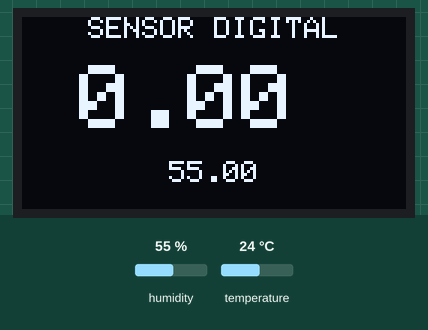
This sketch was run on a simulated ESP32. Parts: 128×64 one-colour display. The test bench sets the inputs (shaded band); at power-on: humidity 55 %, temperature 24 °C. The display library's start-up logo is not drawn; what the sketch prints to the serial monitor is not drawn.

Above: at 3.2 s.
3.3 s: humidity set to 22 %
At 4.9 s:
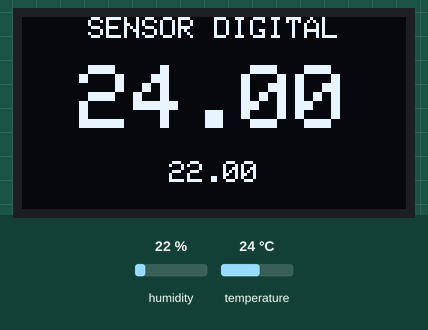
6.1 s: temperature set to 12 °C
At 7.6 s:
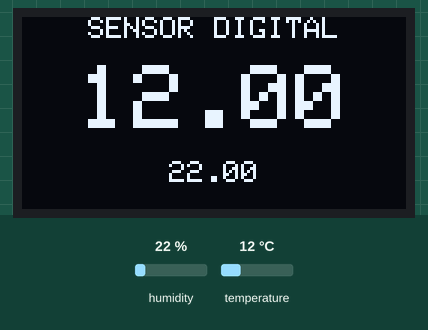
8.8 s: humidity set to 40 %
At 9.9 s:
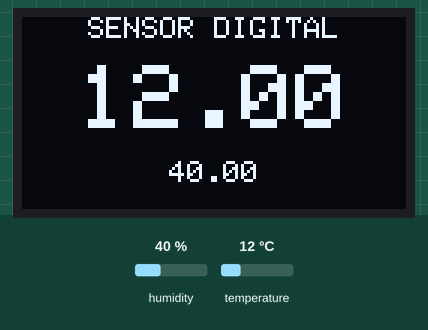
11.1 s: temperature set to 19 °C
At 12.6 s:
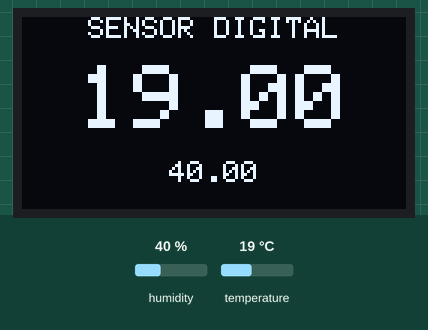
Timing chart, 0 to 14.1 s (numbered marks = the images above; inputs shaded):
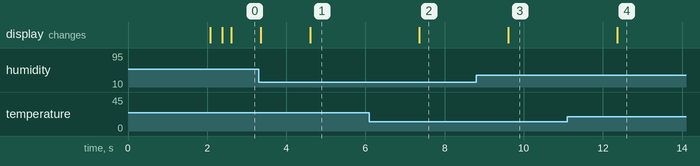

Measured:
- after the input at 3.3 s, the display: first differs from a run without the input after 1.3 s (image 1)
- after the input at 6.1 s, the display: changes after 1.3 s (image 2)
- after the input at 8.8 s, the display: changes after 0.81 s (image 3)
- after the input at 11.1 s, the display: changes after 1.3 s (image 4)

The sketch:

ssd1306_con_DHT22.ino
```cpp
/**************************************************************************
 Este ejemplo fué desarrollado para comprender
 la implementación de dos hardware direrentes:
 el sensor DHT22 y la pantalla oled SSD1306
 **************************************************************************/

// Bibliotecas necesarias para la pantalla
#include <SPI.h>
#include <Wire.h>
#include <Adafruit_GFX.h>
#include <Adafruit_SSD1306.h>

// Bibliotecas necesarias para el sensor DHT22
#include <Adafruit_Sensor.h>
#include <DHT.h>
#include <DHT_U.h>

// Declaraciones necesarias para la pantalla
#define SCREEN_WIDTH 128 // OLED display width, in pixels
#define SCREEN_HEIGHT 64 // OLED display height, in pixels

#define OLED_DC     21  // Número de PIN donde se conecta la terminal DC de la pantalla
#define OLED_CS     22  // Número de PIN donde se conecta la terminal CS de la pantalla
#define OLED_RESET  4   // Número de PIN donde se conecta la terminal RST de la pantalla


// Declaraciones necesarias para el sensor DHT22
#define DHTPIN 32     // Digital pin connected to the DHT sensor

#define DHTTYPE    DHT22     // DHT 22 (AM2302)

/*
 * Los constructores son los accesos a las funciones contenidas
 * en las bibliotecas. Para poder ver las funciones contenidas
 * en las bibliotecas es necesario ver el *.h de la biblioteca
 * correspondiente
 */
// Constructor para la pantalla
Adafruit_SSD1306 display(SCREEN_WIDTH, SCREEN_HEIGHT,
  &SPI, OLED_DC, OLED_RESET, OLED_CS);

// Constructor para el sensor DHT22
DHT_Unified dht(DHTPIN, DHTTYPE);

// Declaración de las variables necesarias para el sensor DHT22
sensors_event_t event;  // Se almacena la instancia (direccion en memoria) de las funciones del sensor
float Temperatura;  // Almacena el valor de la temperatura (limitado a dos decimales)
float Humedad;  // Almacena el valor de la humedad (limitado a dos decimales)

// Declaración de las variables necesarias para la máquina de estados
unsigned long previousMillis = 0;  // will store last time LED was updated
const long interval = 250;         // interval at which to change state (milliseconds)
unsigned int estadoLed;            // Almacena el número de estado (0 ~ 3)

void setup() {

  // Inicializando el puerto serie
  Serial.begin(9600);

  // Inicializando el display
  // SSD1306_SWITCHCAPVCC = generate display voltage from 3.3V internally
  if(!display.begin(SSD1306_SWITCHCAPVCC)) {
    Serial.println(F("SSD1306 allocation failed"));
    for(;;); // Don't proceed, loop forever
  }

  // Se muestra el LOGO del fabricante en pantalla
  display.display();
  delay(2000); // Pause for 2 seconds

  // Inicializando el sensor DHT22
  dht.begin();

  // Se borra el display
  display.clearDisplay();

  // Se muestra el nombre del sensor en la parte superior de la pantalla
  // display.fillRect(CoordEjeX, CoordEjeY, AnchoCaracter * NumCaracter * TamanoTexto, AlturaCaracter * TamanoTexto, Color);
  /*  No olvidar que el tamaño del texto standart es 5 * 7 pixeles,
   *  se anade un pixel adicional por la separación de caracteres
   *  quedando en 6 pixeles de ancho * 8 pixeles de alto
   */
  display.fillRect(22, 0, 6 * 14 * 1, 8 * 1, SSD1306_BLACK);  // Se borra el texto anterior de 14 caracteres
  //display.setFont(&FreeMono9pt7b);
  display.setTextSize(1); // Se elige el tamaño del texto (3X)
  display.setTextColor(SSD1306_WHITE); // Se elige el color del texto (blanco)
  display.setCursor(22, 0);  // Se elige las coordenadas donde se coloca el texto

  display.print("SENSOR DIGITAL");  // Se coloca en memoria el texto
  display.display();      // Se muestra el texto en pantalla


}

void loop() {

  // variables locales necesarias para la máquina de estados
  unsigned long currentMillis = millis();

  if (currentMillis - previousMillis >= interval) {
    previousMillis = currentMillis;
    estadoLed++;
    if (estadoLed > 3)  // Los valores que puede tomar la variable
       estadoLed = 0;   // estadoLed son: 0, 1, 2 y 3.
      // do something different depending on the range value:
    switch (estadoLed) {
      case 0:  // Se obtiene la temperatura
        // Get temperature event and print its value.
        dht.temperature().getEvent(&event);  // Se captura el valor de la temperatura instantánea
        if (isnan(event.temperature)) {
          Temperatura = -273;
          Serial.println(F("Error reading temperature!"));
        } else {
          Serial.print(F("Temperature: "));
          Temperatura = event.temperature;  // Se tranfiere el valor de la temperatura a una variable
          Serial.print(Temperatura);
          Serial.println(F("°C"));
        }

        break;
      case 1:  // Se obtiene la humedad
        // Get humidity event and print its value.
        dht.humidity().getEvent(&event);  // Se captura el valor de la humedad instantánea
        if (isnan(event.relative_humidity)) {
          Humedad = 0.0;
          Serial.println(F("Error reading humidity!"));
        } else {
          Serial.print(F("Humidity: "));
          Humedad = event.relative_humidity;  // Se tranfiere el valor de la temperatura a una variable
          Serial.print(Humedad);
          Serial.println(F("%"));
        }

        break;
      case 2:  // Se muestra la temperatura en pantalla
        // display.fillRect(CoordEjeX, CoordEjeY, AnchoCaracter * NumCaracter * TamanoTexto, AlturaCaracter * TamanoTexto, Color);
        /*  No olvidar que el tamaño del texto standart es 5 * 7 pixeles,
         *  se anade un pixel adicional por la separación de caracteres
         *  quedando en 6 pixeles de ancho * 8 pixeles de alto
         */
        display.fillRect(19, 16, 6 * 5 * 3, 8 * 3, SSD1306_BLACK);  // Se borra el texto anterior de 5 caracteres
        //display.setFont(&FreeMono9pt7b);                          // dos enteros + punto decimal + dos decimales
        display.setTextSize(3); // Se elige el tamaño del texto (3X)
        display.setTextColor(SSD1306_WHITE); // Se elige el color del texto (blanco)
        display.setCursor(19, 16);  // Se elige las coordenadas donde se coloca el texto

        display.print(Temperatura);  // Se coloca en memoria el texto
        display.display();      // Se muestra el texto en pantalla

        break;
      case 3:    // Se muestra la humedad en pantalla
        // display.fillRect(CoordEjeX, CoordEjeY, AnchoCaracter * NumCaracter * TamanoTexto, AlturaCaracter * TamanoTexto, Color);
        /*  No olvidar que el tamaño del texto standart es 5 * 7 pixeles,
         *  se anade un pixel adicional por la separación de caracteres
         *  quedando en 6 pixeles de ancho * 8 pixeles de alto
         */
        display.fillRect(49, 48, 6 * 5 * 1, 8 * 1, SSD1306_BLACK);  // Se borra el texto anterior de 5 caracteres
        //display.setFont(&FreeMono9pt7b);                          // dos enteros + punto decimal + dos decimales
        display.setTextSize(1); // Se elige el tamaño del texto (3X)
        display.setTextColor(SSD1306_WHITE); // Se elige el color del texto (blanco)
        display.setCursor(49, 48);  // Se elige las coordenadas donde se coloca el texto

        display.print(Humedad);  // Se coloca en memoria el texto
        display.display();      // Se muestra el texto en pantalla
        break;
      default:    // Sólo se ejecuta cuando 0 > estadoLed > 3
        estadoLed = 0;
       break;
    }  // Fin del switch (estadoLed)
  }  // Fin del condicional if (currentMillis - previousMillis >= interval)
}  // Fin del método loop()
```
